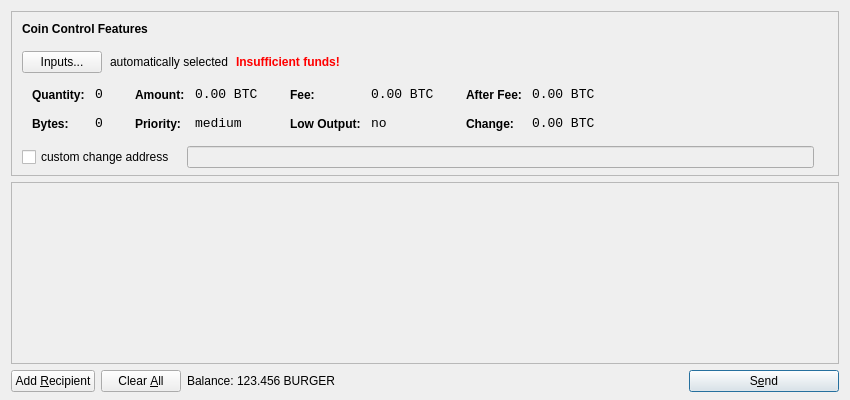
<?xml version="1.0" encoding="UTF-8"?>
<ui version="4.0">
 <class>SendCoinsDialog</class>
 <widget class="QDialog" name="SendCoinsDialog">
  <property name="geometry">
   <rect>
    <x>0</x>
    <y>0</y>
    <width>850</width>
    <height>400</height>
   </rect>
  </property>
  <property name="windowTitle">
   <string>Send Coins</string>
  </property>
  <layout class="QVBoxLayout" name="verticalLayout" stretch="0,1,0">
   <property name="bottomMargin">
    <number>8</number>
   </property>
   <item>
    <widget class="QFrame" name="frameCoinControl">
     <property name="sizePolicy">
      <sizepolicy hsizetype="Expanding" vsizetype="Expanding">
       <horstretch>0</horstretch>
       <verstretch>0</verstretch>
      </sizepolicy>
     </property>
     <property name="maximumSize">
      <size>
       <width>16777215</width>
       <height>16777215</height>
      </size>
     </property>
     <property name="frameShape">
      <enum>QFrame::StyledPanel</enum>
     </property>
     <property name="frameShadow">
      <enum>QFrame::Sunken</enum>
     </property>
     <layout class="QVBoxLayout" name="verticalLayoutCoinControl2">
      <property name="spacing">
       <number>-1</number>
      </property>
      <property name="leftMargin">
       <number>0</number>
      </property>
      <property name="topMargin">
       <number>0</number>
      </property>
      <property name="rightMargin">
       <number>0</number>
      </property>
      <property name="bottomMargin">
       <number>6</number>
      </property>
      <item>
       <layout class="QVBoxLayout" name="verticalLayoutCoinControl" stretch="0,0,0,0,1">
        <property name="spacing">
         <number>0</number>
        </property>
        <property name="leftMargin">
         <number>10</number>
        </property>
        <property name="topMargin">
         <number>10</number>
        </property>
        <item>
         <layout class="QHBoxLayout" name="horizontalLayoutCoinControl1">
          <property name="bottomMargin">
           <number>15</number>
          </property>
          <item>
           <widget class="QLabel" name="labelCoinControlFeatures">
            <property name="sizePolicy">
             <sizepolicy hsizetype="Preferred" vsizetype="Maximum">
              <horstretch>0</horstretch>
              <verstretch>0</verstretch>
             </sizepolicy>
            </property>
            <property name="font">
             <font>
              <weight>75</weight>
              <bold>true</bold>
             </font>
            </property>
            <property name="styleSheet">
             <string notr="true">font-weight:bold;</string>
            </property>
            <property name="text">
             <string>Coin Control Features</string>
            </property>
           </widget>
          </item>
         </layout>
        </item>
        <item>
         <layout class="QHBoxLayout" name="horizontalLayoutCoinControl2" stretch="0,0,0,0">
          <property name="spacing">
           <number>8</number>
          </property>
          <property name="bottomMargin">
           <number>10</number>
          </property>
          <item>
           <widget class="QPushButton" name="pushButtonCoinControl">
            <property name="styleSheet">
             <string notr="true"/>
            </property>
            <property name="text">
             <string>Inputs...</string>
            </property>
           </widget>
          </item>
          <item>
           <widget class="QLabel" name="labelCoinControlAutomaticallySelected">
            <property name="text">
             <string>automatically selected</string>
            </property>
            <property name="margin">
             <number>5</number>
            </property>
           </widget>
          </item>
          <item>
           <widget class="QLabel" name="labelCoinControlInsuffFunds">
            <property name="font">
             <font>
              <weight>75</weight>
              <bold>true</bold>
             </font>
            </property>
            <property name="styleSheet">
             <string notr="true">color:red;font-weight:bold;</string>
            </property>
            <property name="text">
             <string>Insufficient funds!</string>
            </property>
            <property name="margin">
             <number>5</number>
            </property>
           </widget>
          </item>
          <item>
           <spacer name="horizontalSpacerCoinControl">
            <property name="orientation">
             <enum>Qt::Horizontal</enum>
            </property>
            <property name="sizeHint" stdset="0">
             <size>
              <width>40</width>
              <height>1</height>
             </size>
            </property>
           </spacer>
          </item>
         </layout>
        </item>
        <item>
         <widget class="QWidget" name="widgetCoinControl" native="true">
          <property name="sizePolicy">
           <sizepolicy hsizetype="Preferred" vsizetype="Preferred">
            <horstretch>0</horstretch>
            <verstretch>0</verstretch>
           </sizepolicy>
          </property>
          <property name="minimumSize">
           <size>
            <width>0</width>
            <height>0</height>
           </size>
          </property>
          <property name="styleSheet">
           <string notr="true"/>
          </property>
          <layout class="QHBoxLayout" name="horizontalLayoutCoinControl5">
           <property name="margin">
            <number>0</number>
           </property>
           <item>
            <layout class="QHBoxLayout" name="horizontalLayoutCoinControl3" stretch="0,0,0,1">
             <property name="spacing">
              <number>20</number>
             </property>
             <property name="topMargin">
              <number>0</number>
             </property>
             <property name="bottomMargin">
              <number>10</number>
             </property>
             <item>
              <layout class="QFormLayout" name="formLayoutCoinControl1">
               <property name="horizontalSpacing">
                <number>10</number>
               </property>
               <property name="verticalSpacing">
                <number>14</number>
               </property>
               <property name="leftMargin">
                <number>10</number>
               </property>
               <property name="topMargin">
                <number>4</number>
               </property>
               <property name="rightMargin">
                <number>6</number>
               </property>
               <item row="0" column="0">
                <widget class="QLabel" name="labelCoinControlQuantityText">
                 <property name="styleSheet">
                  <string notr="true">font-weight:bold;</string>
                 </property>
                 <property name="text">
                  <string>Quantity:</string>
                 </property>
                 <property name="margin">
                  <number>0</number>
                 </property>
                </widget>
               </item>
               <item row="0" column="1">
                <widget class="QLabel" name="labelCoinControlQuantity">
                 <property name="font">
                  <font>
                   <family>Monospace</family>
                   <pointsize>10</pointsize>
                  </font>
                 </property>
                 <property name="cursor">
                  <cursorShape>IBeamCursor</cursorShape>
                 </property>
                 <property name="contextMenuPolicy">
                  <enum>Qt::ActionsContextMenu</enum>
                 </property>
                 <property name="text">
                  <string notr="true">0</string>
                 </property>
                 <property name="margin">
                  <number>0</number>
                 </property>
                 <property name="textInteractionFlags">
                  <set>Qt::LinksAccessibleByMouse|Qt::TextSelectableByKeyboard|Qt::TextSelectableByMouse</set>
                 </property>
                </widget>
               </item>
               <item row="1" column="0">
                <widget class="QLabel" name="labelCoinControlBytesText">
                 <property name="styleSheet">
                  <string notr="true">font-weight:bold;</string>
                 </property>
                 <property name="text">
                  <string>Bytes:</string>
                 </property>
                </widget>
               </item>
               <item row="1" column="1">
                <widget class="QLabel" name="labelCoinControlBytes">
                 <property name="font">
                  <font>
                   <family>Monospace</family>
                   <pointsize>10</pointsize>
                  </font>
                 </property>
                 <property name="cursor">
                  <cursorShape>IBeamCursor</cursorShape>
                 </property>
                 <property name="contextMenuPolicy">
                  <enum>Qt::ActionsContextMenu</enum>
                 </property>
                 <property name="text">
                  <string notr="true">0</string>
                 </property>
                 <property name="textInteractionFlags">
                  <set>Qt::LinksAccessibleByMouse|Qt::TextSelectableByKeyboard|Qt::TextSelectableByMouse</set>
                 </property>
                </widget>
               </item>
              </layout>
             </item>
             <item>
              <layout class="QFormLayout" name="formLayoutCoinControl2">
               <property name="horizontalSpacing">
                <number>10</number>
               </property>
               <property name="verticalSpacing">
                <number>14</number>
               </property>
               <property name="leftMargin">
                <number>6</number>
               </property>
               <property name="topMargin">
                <number>4</number>
               </property>
               <property name="rightMargin">
                <number>6</number>
               </property>
               <item row="0" column="0">
                <widget class="QLabel" name="labelCoinControlAmountText">
                 <property name="styleSheet">
                  <string notr="true">font-weight:bold;</string>
                 </property>
                 <property name="text">
                  <string>Amount:</string>
                 </property>
                 <property name="margin">
                  <number>0</number>
                 </property>
                </widget>
               </item>
               <item row="0" column="1">
                <widget class="QLabel" name="labelCoinControlAmount">
                 <property name="font">
                  <font>
                   <family>Monospace</family>
                   <pointsize>10</pointsize>
                  </font>
                 </property>
                 <property name="cursor">
                  <cursorShape>IBeamCursor</cursorShape>
                 </property>
                 <property name="contextMenuPolicy">
                  <enum>Qt::ActionsContextMenu</enum>
                 </property>
                 <property name="text">
                  <string notr="true">0.00 BTC</string>
                 </property>
                 <property name="textInteractionFlags">
                  <set>Qt::LinksAccessibleByMouse|Qt::TextSelectableByKeyboard|Qt::TextSelectableByMouse</set>
                 </property>
                </widget>
               </item>
               <item row="1" column="0">
                <widget class="QLabel" name="labelCoinControlPriorityText">
                 <property name="styleSheet">
                  <string notr="true">font-weight:bold;</string>
                 </property>
                 <property name="text">
                  <string>Priority:</string>
                 </property>
                </widget>
               </item>
               <item row="1" column="1">
                <widget class="QLabel" name="labelCoinControlPriority">
                 <property name="font">
                  <font>
                   <family>Monospace</family>
                   <pointsize>10</pointsize>
                  </font>
                 </property>
                 <property name="cursor">
                  <cursorShape>IBeamCursor</cursorShape>
                 </property>
                 <property name="contextMenuPolicy">
                  <enum>Qt::ActionsContextMenu</enum>
                 </property>
                 <property name="text">
                  <string>medium</string>
                 </property>
                 <property name="textInteractionFlags">
                  <set>Qt::LinksAccessibleByMouse|Qt::TextSelectableByKeyboard|Qt::TextSelectableByMouse</set>
                 </property>
                </widget>
               </item>
              </layout>
             </item>
             <item>
              <layout class="QFormLayout" name="formLayoutCoinControl3">
               <property name="horizontalSpacing">
                <number>10</number>
               </property>
               <property name="verticalSpacing">
                <number>14</number>
               </property>
               <property name="leftMargin">
                <number>6</number>
               </property>
               <property name="topMargin">
                <number>4</number>
               </property>
               <property name="rightMargin">
                <number>6</number>
               </property>
               <item row="0" column="0">
                <widget class="QLabel" name="labelCoinControlFeeText">
                 <property name="styleSheet">
                  <string notr="true">font-weight:bold;</string>
                 </property>
                 <property name="text">
                  <string>Fee:</string>
                 </property>
                 <property name="margin">
                  <number>0</number>
                 </property>
                </widget>
               </item>
               <item row="0" column="1">
                <widget class="QLabel" name="labelCoinControlFee">
                 <property name="font">
                  <font>
                   <family>Monospace</family>
                   <pointsize>10</pointsize>
                  </font>
                 </property>
                 <property name="cursor">
                  <cursorShape>IBeamCursor</cursorShape>
                 </property>
                 <property name="contextMenuPolicy">
                  <enum>Qt::ActionsContextMenu</enum>
                 </property>
                 <property name="text">
                  <string notr="true">0.00 BTC</string>
                 </property>
                 <property name="textInteractionFlags">
                  <set>Qt::LinksAccessibleByMouse|Qt::TextSelectableByKeyboard|Qt::TextSelectableByMouse</set>
                 </property>
                </widget>
               </item>
               <item row="1" column="0">
                <widget class="QLabel" name="labelCoinControlLowOutputText">
                 <property name="styleSheet">
                  <string notr="true">font-weight:bold;</string>
                 </property>
                 <property name="text">
                  <string>Low Output:</string>
                 </property>
                </widget>
               </item>
               <item row="1" column="1">
                <widget class="QLabel" name="labelCoinControlLowOutput">
                 <property name="font">
                  <font>
                   <family>Monospace</family>
                   <pointsize>10</pointsize>
                  </font>
                 </property>
                 <property name="cursor">
                  <cursorShape>IBeamCursor</cursorShape>
                 </property>
                 <property name="contextMenuPolicy">
                  <enum>Qt::ActionsContextMenu</enum>
                 </property>
                 <property name="text">
                  <string>no</string>
                 </property>
                 <property name="textInteractionFlags">
                  <set>Qt::LinksAccessibleByMouse|Qt::TextSelectableByKeyboard|Qt::TextSelectableByMouse</set>
                 </property>
                </widget>
               </item>
              </layout>
             </item>
             <item>
              <layout class="QFormLayout" name="formLayoutCoinControl4">
               <property name="horizontalSpacing">
                <number>10</number>
               </property>
               <property name="verticalSpacing">
                <number>14</number>
               </property>
               <property name="leftMargin">
                <number>6</number>
               </property>
               <property name="topMargin">
                <number>4</number>
               </property>
               <property name="rightMargin">
                <number>6</number>
               </property>
               <item row="0" column="0">
                <widget class="QLabel" name="labelCoinControlAfterFeeText">
                 <property name="styleSheet">
                  <string notr="true">font-weight:bold;</string>
                 </property>
                 <property name="text">
                  <string>After Fee:</string>
                 </property>
                 <property name="margin">
                  <number>0</number>
                 </property>
                </widget>
               </item>
               <item row="0" column="1">
                <widget class="QLabel" name="labelCoinControlAfterFee">
                 <property name="font">
                  <font>
                   <family>Monospace</family>
                   <pointsize>10</pointsize>
                  </font>
                 </property>
                 <property name="cursor">
                  <cursorShape>IBeamCursor</cursorShape>
                 </property>
                 <property name="contextMenuPolicy">
                  <enum>Qt::ActionsContextMenu</enum>
                 </property>
                 <property name="text">
                  <string notr="true">0.00 BTC</string>
                 </property>
                 <property name="textInteractionFlags">
                  <set>Qt::LinksAccessibleByMouse|Qt::TextSelectableByKeyboard|Qt::TextSelectableByMouse</set>
                 </property>
                </widget>
               </item>
               <item row="1" column="0">
                <widget class="QLabel" name="labelCoinControlChangeText">
                 <property name="styleSheet">
                  <string notr="true">font-weight:bold;</string>
                 </property>
                 <property name="text">
                  <string>Change:</string>
                 </property>
                </widget>
               </item>
               <item row="1" column="1">
                <widget class="QLabel" name="labelCoinControlChange">
                 <property name="font">
                  <font>
                   <family>Monospace</family>
                   <pointsize>10</pointsize>
                  </font>
                 </property>
                 <property name="cursor">
                  <cursorShape>IBeamCursor</cursorShape>
                 </property>
                 <property name="contextMenuPolicy">
                  <enum>Qt::ActionsContextMenu</enum>
                 </property>
                 <property name="text">
                  <string notr="true">0.00 BTC</string>
                 </property>
                 <property name="textInteractionFlags">
                  <set>Qt::LinksAccessibleByMouse|Qt::TextSelectableByKeyboard|Qt::TextSelectableByMouse</set>
                 </property>
                </widget>
               </item>
              </layout>
             </item>
            </layout>
           </item>
          </layout>
         </widget>
        </item>
        <item>
         <layout class="QHBoxLayout" name="horizontalLayoutCoinControl4" stretch="0,0,0">
          <property name="spacing">
           <number>12</number>
          </property>
          <property name="sizeConstraint">
           <enum>QLayout::SetDefaultConstraint</enum>
          </property>
          <property name="topMargin">
           <number>5</number>
          </property>
          <property name="rightMargin">
           <number>5</number>
          </property>
          <item>
           <widget class="QCheckBox" name="checkBoxCoinControlChange">
            <property name="text">
             <string>custom change address</string>
            </property>
           </widget>
          </item>
          <item>
           <widget class="QLineEdit" name="lineEditCoinControlChange">
            <property name="enabled">
             <bool>false</bool>
            </property>
            <property name="sizePolicy">
             <sizepolicy hsizetype="Expanding" vsizetype="Fixed">
              <horstretch>0</horstretch>
              <verstretch>0</verstretch>
             </sizepolicy>
            </property>
           </widget>
          </item>
          <item>
           <widget class="QLabel" name="labelCoinControlChangeLabel">
            <property name="sizePolicy">
             <sizepolicy hsizetype="Preferred" vsizetype="Expanding">
              <horstretch>0</horstretch>
              <verstretch>0</verstretch>
             </sizepolicy>
            </property>
            <property name="minimumSize">
             <size>
              <width>0</width>
              <height>0</height>
             </size>
            </property>
            <property name="text">
             <string/>
            </property>
            <property name="margin">
             <number>3</number>
            </property>
           </widget>
          </item>
         </layout>
        </item>
        <item>
         <spacer name="verticalSpacerCoinControl">
          <property name="orientation">
           <enum>Qt::Vertical</enum>
          </property>
          <property name="sizeHint" stdset="0">
           <size>
            <width>800</width>
            <height>1</height>
           </size>
          </property>
         </spacer>
        </item>
       </layout>
      </item>
     </layout>
    </widget>
   </item>
   <item>
    <widget class="QScrollArea" name="scrollArea">
     <property name="widgetResizable">
      <bool>true</bool>
     </property>
     <widget class="QWidget" name="scrollAreaWidgetContents">
      <property name="geometry">
       <rect>
        <x>0</x>
        <y>0</y>
        <width>830</width>
        <height>165</height>
       </rect>
      </property>
      <layout class="QVBoxLayout" name="verticalLayout_2">
       <property name="margin">
        <number>0</number>
       </property>
       <item>
        <layout class="QVBoxLayout" name="entries">
         <property name="spacing">
          <number>6</number>
         </property>
        </layout>
       </item>
       <item>
        <spacer name="verticalSpacer">
         <property name="orientation">
          <enum>Qt::Vertical</enum>
         </property>
         <property name="sizeHint" stdset="0">
          <size>
           <width>20</width>
           <height>40</height>
          </size>
         </property>
        </spacer>
       </item>
      </layout>
     </widget>
    </widget>
   </item>
   <item>
    <layout class="QHBoxLayout" name="horizontalLayout">
     <item>
      <widget class="QPushButton" name="addButton">
       <property name="toolTip">
        <string>Send to multiple recipients at once</string>
       </property>
       <property name="text">
        <string>Add &amp;Recipient</string>
       </property>
       <property name="icon">
        <iconset resource="../bitcoin.qrc">
         <normaloff>:/icons/add</normaloff>:/icons/add</iconset>
       </property>
       <property name="autoDefault">
        <bool>false</bool>
       </property>
      </widget>
     </item>
     <item>
      <widget class="QPushButton" name="clearButton">
       <property name="sizePolicy">
        <sizepolicy hsizetype="Minimum" vsizetype="Fixed">
         <horstretch>0</horstretch>
         <verstretch>0</verstretch>
        </sizepolicy>
       </property>
       <property name="toolTip">
        <string>Remove all transaction fields</string>
       </property>
       <property name="text">
        <string>Clear &amp;All</string>
       </property>
       <property name="icon">
        <iconset resource="../bitcoin.qrc">
         <normaloff>:/icons/remove</normaloff>:/icons/remove</iconset>
       </property>
       <property name="autoRepeatDelay">
        <number>300</number>
       </property>
       <property name="autoDefault">
        <bool>false</bool>
       </property>
      </widget>
     </item>
     <item>
      <layout class="QHBoxLayout" name="horizontalLayout_2">
       <property name="spacing">
        <number>3</number>
       </property>
       <item>
        <widget class="QLabel" name="label">
         <property name="text">
          <string>Balance:</string>
         </property>
        </widget>
       </item>
       <item>
        <widget class="QLabel" name="labelBalance">
         <property name="cursor">
          <cursorShape>IBeamCursor</cursorShape>
         </property>
         <property name="text">
          <string>123.456 BURGER</string>
         </property>
         <property name="textInteractionFlags">
          <set>Qt::LinksAccessibleByMouse|Qt::TextSelectableByKeyboard|Qt::TextSelectableByMouse</set>
         </property>
        </widget>
       </item>
      </layout>
     </item>
     <item>
      <spacer name="horizontalSpacer">
       <property name="orientation">
        <enum>Qt::Horizontal</enum>
       </property>
       <property name="sizeHint" stdset="0">
        <size>
         <width>40</width>
         <height>20</height>
        </size>
       </property>
      </spacer>
     </item>
     <item>
      <widget class="QPushButton" name="sendButton">
       <property name="minimumSize">
        <size>
         <width>150</width>
         <height>0</height>
        </size>
       </property>
       <property name="toolTip">
        <string>Confirm the send action</string>
       </property>
       <property name="text">
        <string>S&amp;end</string>
       </property>
       <property name="icon">
        <iconset resource="../bitcoin.qrc">
         <normaloff>:/icons/send</normaloff>:/icons/send</iconset>
       </property>
       <property name="default">
        <bool>true</bool>
       </property>
      </widget>
     </item>
    </layout>
   </item>
  </layout>
 </widget>
 <resources>
  <include location="../bitcoin.qrc"/>
 </resources>
 <connections/>
</ui>
